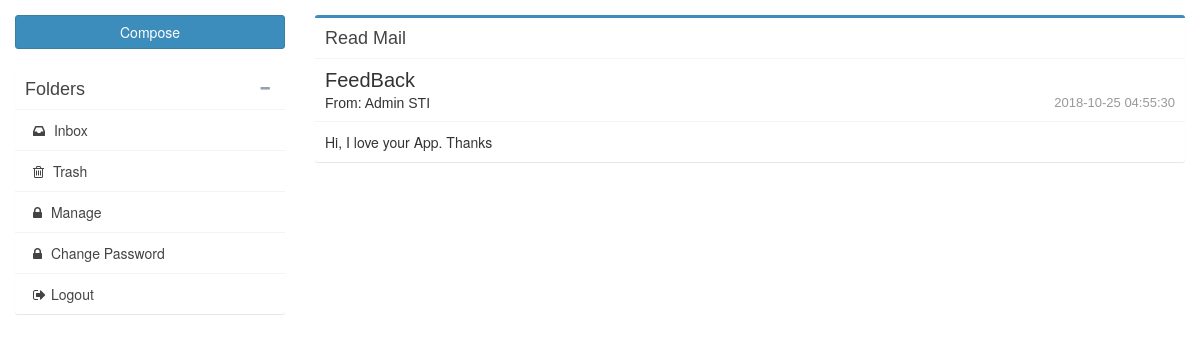
Page /src/read.php?id=1 (signed in) on the committed database.
### tables this page shows
CREATE TABLE `message` (
	`Id`	INTEGER PRIMARY KEY AUTOINCREMENT UNIQUE,
	`Sender`	INTEGER NOT NULL,
	`Recipient`	INTEGER NOT NULL,
	`Subject`	TEXT,
	`Message`	TEXT,
	`Date`	INTEGER NOT NULL,
	 FOREIGN KEY (`Sender`) REFERENCES User(`Id`),
	 FOREIGN KEY (`Recipient`) REFERENCES User(`Id`)


);

### html/config/db.php (called while the page is built, shortened)
<?php
class MyDB extends SQLite3
{
    public function email($id_Message)
    {
        $sql = "SELECT message.*  FROM message WHERE Id= :Id_Message";
        $statement = $this->prepare($sql);
        $statement->bindValue(':Id_Message', $id_Message);
        $result = $statement->execute();
        $res = $result->fetchArray(SQLITE3_ASSOC);
        $sql = 'SELECT First_Name, Last_Name  FROM user WHERE  user.Id = :Id';
        $statement = $this->prepare($sql);
        $statement->bindValue(':Id', $res['Sender']);
        $result2 = $statement->execute();
        $sender = $result2->fetchArray();
        $row = array();
        $row['Id'] = $res['Id'];
        $row['Sender'] = $res['Sender'];
        $row['Recipient'] = $res['Recipient'];
        $row['Subject'] = $res['Subject'];
        $row['Message'] = $res['Message'];
        $row['Date'] = $res['Date'];
        $row['Sender_Name'] = $sender['First_Name'] . " " . $sender['Last_Name'];
        return ($row);
    }
}
?>

### html/src/read.php (the view, shortened to what this page needs)
<?php
require_once("../config/db.php");
$db = new MyDB();
if (!isset($_SESSION['email'])) {
    header('Location: ../index.php');
} else {
    $isAdmin = $_SESSION['isAdmin'];
}
if(isset($_GET["id"]))
{
    $emailsUser = $db->email(filter_var($_GET['id'], FILTER_SANITIZE_STRING));
}
?>
<!DOCTYPE html>
<html class=''>
<head>
    <link href="https://maxcdn.bootstrapcdn.com/bootstrap/3.3.7/css/bootstrap.min.css" rel="stylesheet"
          id="bootstrap-css">
    <link href='../public/css/admin-lte.css' rel='stylesheet' type='text/css'>
    <link rel="stylesheet" href="https://stackpath.bootstrapcdn.com/font-awesome/4.7.0/css/font-awesome.min.css">
</head>
<body>
<section class="content">
    <div class="row">
        <div class="col-md-3">
            <a href="compose.php" class="btn btn-primary btn-block margin-bottom">Compose</a>
            <div class="box box-solid">
                <div class="box-header with-border">
                    <h3 class="box-title">Folders</h3>
                    <div class="box-tools">
                        <button type="button" class="btn btn-box-tool" data-widget="collapse"><i class="fa fa-minus"></i>
                        </button>
                    </div>
                </div>
                <div class="box-body no-padding">
                    <ul class="nav nav-pills nav-stacked">
                        <li><a href="mailbox.php"><i class="fa fa-inbox"></i> Inbox
                        <li><a href="delete.php?id=<?php print($emailsUser[Id]);?>"><i class="fa fa-trash-o"></i> Trash</a></li>
                        <?php if($isAdmin){echo('<li><a href="users.php"><i class="fa fa-lock"></i> Manage</a></li>');}?>
                        <li><a href="password.php"><i class="fa fa-lock"></i> Change Password</a></li>
                        <li><a href="logout.php"><i class="fa fa-sign-out"></i>Logout</a></li>
                    </ul>
                </div>
            </div>
        </div>
        <div class="col-md-9">
            <div class="box box-primary">
                <div class="box-header with-border">
                    <h3 class="box-title">Read Mail</h3>
                </div>
                <div class="box-body no-padding">
                    <div class="mailbox-read-info">
                        <h3><?php print($emailsUser["Subject"]); ?></h3>
                        <h5>From: <?php print($emailsUser["Sender_Name"]); ?>
                            <span class="mailbox-read-time pull-right"><?php print( gmdate("Y-m-d\ H:i:s", $emailsUser["Date"]) ); ?></span></h5>
                    </div>
                    <div class="mailbox-read-message">
                        <?php
                        print($emailsUser["Message"]);
                        ?>
                    </div>
                </div>
            </div>
        </div>
    </div>
</section>
</body>
</html>

### rows in the picture
message: Subject "FeedBack", Sender "Admin STI", gmdate("Y-m-d\ H:i:s", $emailsUser["Date"]) "2018-10-25 04:55:30", Message "Hi, I love your App. Thanks"
